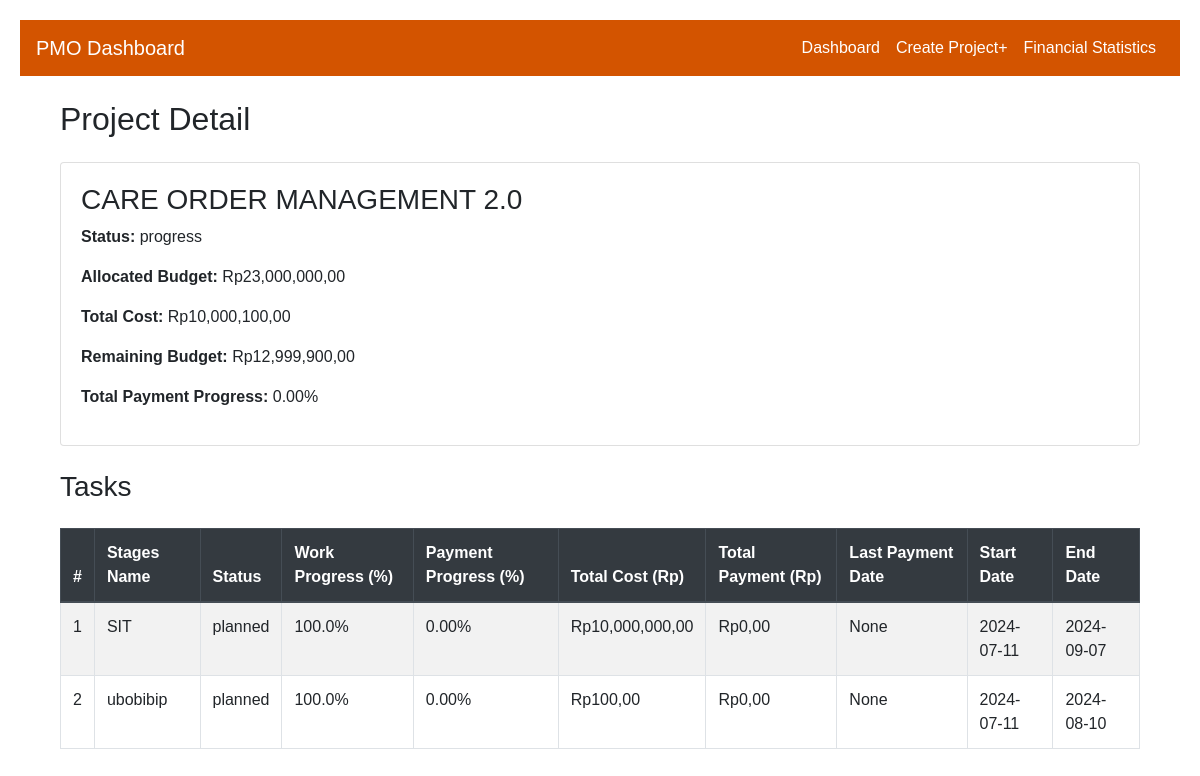
The app's page /project/1 with its own data.
### app/models.py (models this page shows, shortened)
class Project(db.Model):
    id = db.Column(db.Integer, primary_key=True)
    name = db.Column(db.String(100), nullable=False)
    status = db.Column(db.String(50), nullable=False)
    allocated_budget = db.Column(db.Integer, nullable=False, default=0)
    start_date = db.Column(db.Date, nullable=False, default=datetime.utcnow)
    end_date = db.Column(db.Date, nullable=True)
    @property
    def total_payment_progress(self):
        total_outgoing_costs = sum(task.outgoing_costs for task in self.tasks)
        if self.allocated_budget == 0:
            return 0
        return (total_outgoing_costs / self.allocated_budget) * 100
    @property
    def total_cost(self):
        return sum(task.cost for task in self.tasks)
    @property
    def remaining_budget(self):
        return self.allocated_budget - self.total_cost

class Task(db.Model):
    id = db.Column(db.Integer, primary_key=True)
    name = db.Column(db.String(100), nullable=False)
    status = db.Column(db.String(50), nullable=False)
    progress = db.Column(db.Integer, nullable=False, default=0)
    payment_progress = db.Column(db.Integer, nullable=False)
    cost = db.Column(db.Integer, nullable=False)
    outgoing_costs = db.Column(db.Integer, nullable=False, default=0)
    start_date = db.Column(db.Date, nullable=False, default=datetime.utcnow)
    end_date = db.Column(db.Date, nullable=True)
    last_payment_date = db.Column(db.Date, nullable=True)
    project_id = db.Column(db.Integer, db.ForeignKey('project.id'), nullable=False)
    project = db.relationship('Project', backref=db.backref('tasks', lazy=True))
    subtasks = db.relationship('Subtask', backref='task', lazy=True, cascade="all, delete-orphan")
    @property
    def total_payment(self):
        return self.outgoing_costs
    @property
    def work_progress(self):
        total_subtasks = len(self.subtasks)
        if total_subtasks == 0:
            return 0
        completed_subtasks = sum(1 for subtask in self.subtasks if subtask.status == 'done')
        return (completed_subtasks / total_subtasks) * 100

class Subtask(db.Model):
    id = db.Column(db.Integer, primary_key=True)
    name = db.Column(db.String(100), nullable=False)
    status = db.Column(db.String(50), nullable=False, default='planned')
    task_id = db.Column(db.Integer, db.ForeignKey('task.id'), nullable=False)

### app/views.py (the view)
@app.route('/project/<int:project_id>')
def project_detail(project_id):
    project = Project.query.get_or_404(project_id)
    return render_template('project_detail.html', project=project)

### app/templates/project_detail.html
{% extends 'base.html' %}
{% block content %}
<div class="container mt-4">
    <h2>Project Detail</h2>
    <div class="card mt-4 mb-4">
        <div class="card-body">
            <h3>{{ project.name }}</h3>
            <p><strong>Status:</strong> {{ project.status }}</p>
            <p><strong>Allocated Budget:</strong> Rp{{ '{:,.2f}'.format(project.allocated_budget).replace(',', '.').replace('.', ',') }}</p>
            <p><strong>Total Cost:</strong> Rp{{ '{:,.2f}'.format(project.total_cost).replace(',', '.').replace('.', ',') }}</p>
            <p><strong>Remaining Budget:</strong> Rp{{ '{:,.2f}'.format(project.remaining_budget).replace(',', '.').replace('.', ',') }}</p>
            <p><strong>Total Payment Progress:</strong> {{ '{:.2f}'.format(project.total_payment_progress) }}%</p>
        </div>
    </div>
    <h3>Tasks</h3>
    <table class="table table-striped table-bordered mt-4">
        <thead class="thead-dark">
            <tr>
                <th>#</th>
                <th>Stages Name</th>
                <th>Status</th>
                <th>Work Progress (%)</th>
                <th>Payment Progress (%)</th>
                <th>Total Cost (Rp)</th>
                <th>Total Payment (Rp)</th>
                <th>Last Payment Date</th>
                <th>Start Date</th>
                <th>End Date</th>
            </tr>
        </thead>
        <tbody>
            {% for task in project.tasks %}
            <tr>
                <td>{{ loop.index }}</td>
                <td>{{ task.name }}</td>
                <td>{{ task.status }}</td>
                <td>{{ task.work_progress }}%</td>
                <td>{{ '{:.2f}'.format(task.total_payment / task.cost * 100) if task.cost > 0 else '0' }}%</td>
                <td>Rp{{ '{:,.2f}'.format(task.cost).replace(',', '.').replace('.', ',') }}</td>
                <td>Rp{{ '{:,.2f}'.format(task.outgoing_costs).replace(',', '.').replace('.', ',') }}</td>
                <td>{{ task.last_payment_date }}</td>
                <td>{{ task.start_date }}</td>
                <td>{{ task.end_date }}</td>
            </tr>
            {% endfor %}
        </tbody>
    </table>
</div>
{% endblock %}

### app/templates/base.html (shortened to what this page needs)
<!DOCTYPE html>
<html lang="en">
<head>
    <link href="https://stackpath.bootstrapcdn.com/bootstrap/4.5.2/css/bootstrap.min.css" rel="stylesheet">
    <link rel="stylesheet" href="{{ url_for('static', filename='css/style.css') }}">
</head>
<body>
    <nav class="navbar navbar-expand-lg navbar-custom">
        <a class="navbar-brand" href="{{ url_for('dashboard') }}">PMO Dashboard</a>
        <div class="collapse navbar-collapse" id="navbarNav">
            <ul class="navbar-nav ml-auto">
                <li class="nav-item">
                    <a class="nav-link" href="{{ url_for('dashboard') }}">Dashboard</a>
                </li>
                <li class="nav-item">
                    <a class="nav-link" href="{{ url_for('create_project') }}">Create Project+</a>
                </li>
                <li class="nav-item">
                    <a class="nav-link" href="{{ url_for('financial_statistics') }}">Financial Statistics</a>
                </li>
            </ul>
        </div>
    </nav>
    <div class="container mt-4">
        {% block content %}{% endblock %}
    </div>
</body>
</html>

### app/static/css/style.css (style rules this page uses)
body { font-family: Arial, sans-serif; margin: 20px; }
table { width: 100%; border-collapse: collapse; }
table, th, td { border: 1px solid black; }
th, td { padding: 10px; text-align: left; }

### app/templates/base.html (style rules this page uses)
.navbar-custom { background-color: #d35400; }
.navbar-custom .navbar-brand, .navbar-custom .nav-link { color: white; }
.table thead.thead-dark { background-color: #d35400; color: white; }

### records on screen
Project: name "CARE ORDER MANAGEMENT 2.0", status "progress", allocated_budget "23,000,000,00", allocated_budget.cost "12,999,900,00"
Task: cost.cost "10,000,100,00", total_payment_progress "0.00", name "SIT", status "planned", work_progress "100.0", cost+outgoing_costs "0.00", cost "10,000,000,00", outgoing_costs "0,00", last_payment_date "None", start_date "2024-07-11", end_date "2024-09-07"
Task: name "ubobibip", status "planned", work_progress "100.0", cost+outgoing_costs "0.00", cost "100,00", outgoing_costs "0,00", last_payment_date "None", start_date "2024-07-11", end_date "2024-08-10"
